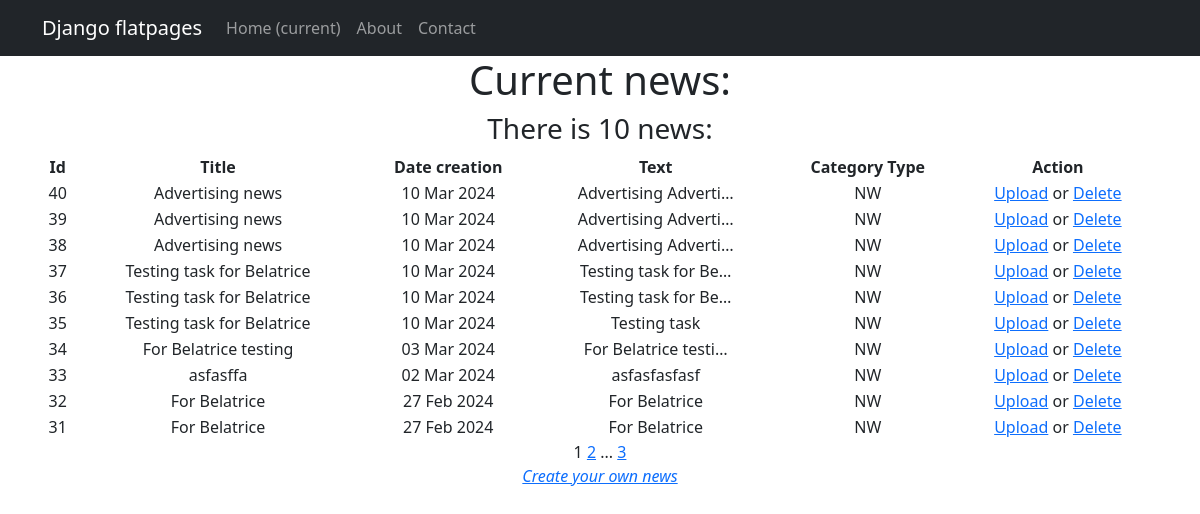
The page /news/ on the database as committed earlier.
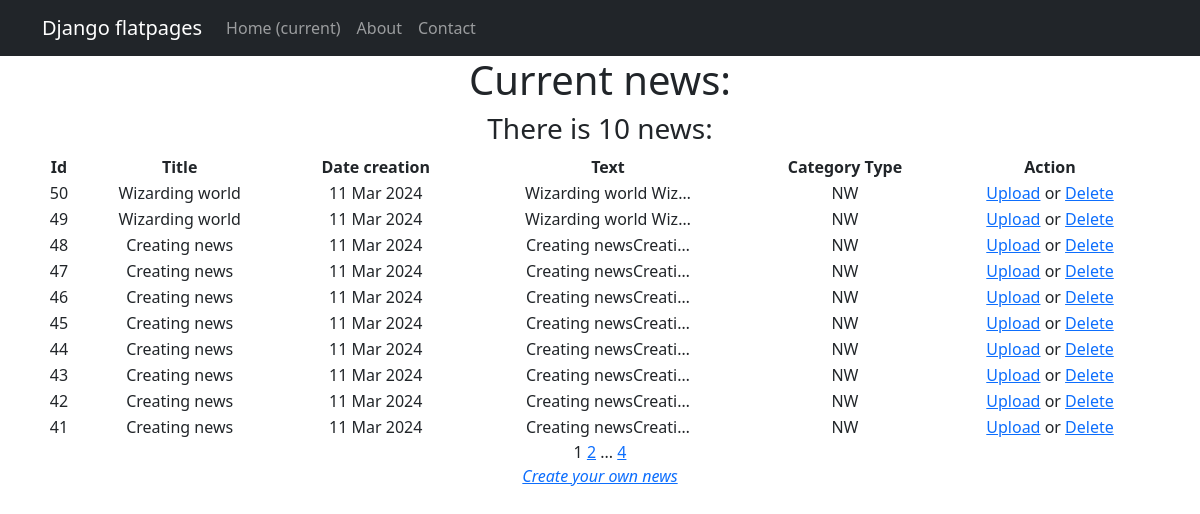
The same page on the database as committed later.
### newapp/models.py (models this page shows, shortened)
class Post(models.Model):# содержать в себе статьи и новости, которые создают пользователи
    author = models.ForeignKey(Author, on_delete = models.CASCADE)# связь «один ко многим» с моделью Author;
    News = 'NW'# новость
    Article = 'AR'# статья
    CATEGORY_CHOICES = (
        (News, 'Новость'),
        (Article, 'Статья')
    )
    categoryType = models.CharField(max_length = 2, choices = CATEGORY_CHOICES, default = Article)# поле с выбором — «статья» или «новость»;
    dateCreation = models.DateTimeField(auto_now_add = True)# автоматически добавляемая дата и время создания;
    postCategory = models.ManyToManyField(Category, through= 'PostCategory')# связь «многие ко многим» с моделью Category (с дополнительной моделью PostCategory);
    title = models.CharField(max_length= 128) # заголовок статьи/новости;
    text = models.TextField() # текст статьи/новости;
    rating = models.SmallIntegerField(default=0)# рейтинг статьи/новости.

### newapp/views.py (the view)
# urls.py: path('', NewsList.as_view(), name='news_list'),
class NewsList(ListView):
    model = Post
    ordering = '-dateCreation'
    template_name = 'news_list.html'
    context_object_name = 'news_list'
    paginate_by = 10  # вот так мы можем указать количество записей на странице

### newapp/templatetags/custom_filters.py (called while the page is built)
@register.filter()
def censor(value):
    for word in censor_list:
        value = value.replace(word[1:], '*' * len(word[1:])) #Строковый метод str.replace(old, new[, count]) вернет копию строки,
    return value # Возвращаемое функцией значение подставится в шаблон.

### newapp/templates/news_list.html (shortened to what this page needs)
{% extends 'flatpages/default.html' %}
{% load custom_filters %}
{% block content %}
<h1>Current news:</h1>
<h3>There is {{news_list|length}} news:</h3>
{% if news_list %}
    <table width="100%">
        <tr>
            <td> <b>Id </b> </td>
            <td> <b>Title </b> </td>
            <td> <b>Date creation</b> </td>
            <td> <b>Text</b> </td>
            <td> <b>Category Type</b> </td>
            <td> <b>Action</b> </td>
        </tr>
           {% for one_news in news_list %}
           <tr>
               <td>{{ one_news.id}}</td>
               <td>{{ one_news.title|censor }}</td>
               <td>{{ one_news.dateCreation|date:"d M Y"}}</td>
               <td>{{ one_news.text|truncatechars:20|censor}}</td>
               <td>{{ one_news.categoryType}}</td>
               <td><a href="{% url 'news_update' one_news.id %}">Upload</a> or <a href="{% url 'news_delete' one_news.id %}">Delete</a></td>
           </tr>
           {% endfor %}
    </table>
{% else %}
       <h2>No current news!</h2>
{% endif %}
   {{ page_obj.number }}
   {% if page_obj.has_next %}
       <a href="?page={{ page_obj.next_page_number }}">{{ page_obj.next_page_number }}</a>
       {% if paginator.num_pages != page_obj.next_page_number %}
           ...
           <a href="?page={{ page_obj.paginator.num_pages }}">{{ page_obj.paginator.num_pages }}</a>
       {% endif %}
   {% endif %}
<footer> <i><a href="{% url 'news_create'%}">Create your own news</a></i></footer>
{% endblock content%}

Rows that differ between the two databases and show on the page:
no longer on this page (row unchanged): Post: id "40", title|censor "Advertising news", dateCreation "10 Mar 2024", text|censor "Advertising Adverti…", categoryType "NW"
no longer on this page (row unchanged): Post: id "39", title|censor "Advertising news", dateCreation "10 Mar 2024", text|censor "Advertising Adverti…", categoryType "NW"
no longer on this page (row unchanged): Post: id "38", title|censor "Advertising news", dateCreation "10 Mar 2024", text|censor "Advertising Adverti…", categoryType "NW"
no longer on this page (row unchanged): Post: id "37", title|censor "Testing task for Belatrice", dateCreation "10 Mar 2024", text|censor "Testing task for Be…", categoryType "NW"
no longer on this page (row unchanged): Post: id "36", title|censor "Testing task for Belatrice", dateCreation "10 Mar 2024", text|censor "Testing task for Be…", categoryType "NW"
no longer on this page (row unchanged): Post: id "35", title|censor "Testing task for Belatrice", dateCreation "10 Mar 2024", text|censor "Testing task", categoryType "NW"
no longer on this page (row unchanged): Post: id "34", title|censor "For Belatrice testing", dateCreation "03 Mar 2024", text|censor "For Belatrice testi…", categoryType "NW"
no longer on this page (row unchanged): Post: id "33", title|censor "asfasffa", dateCreation "02 Mar 2024", text|censor "asfasfasfasf", categoryType "NW"
no longer on this page (row unchanged): Post: id "32", title|censor "For Belatrice", dateCreation "27 Feb 2024", text|censor "For Belatrice", categoryType "NW"
no longer on this page (row unchanged): Post: id "31", title|censor "For Belatrice", dateCreation "27 Feb 2024", text|censor "For Belatrice", categoryType "NW"
added Post: id "50", title|censor "Wizarding world", dateCreation "11 Mar 2024", text|censor "Wizarding world Wiz…", categoryType "NW"
added Post: id "49", title|censor "Wizarding world", dateCreation "11 Mar 2024", text|censor "Wizarding world Wiz…", categoryType "NW"
added Post: id "48", title|censor "Creating news", dateCreation "11 Mar 2024", text|censor "Creating newsCreati…", categoryType "NW"
added Post: id "47", title|censor "Creating news", dateCreation "11 Mar 2024", text|censor "Creating newsCreati…", categoryType "NW"
added Post: id "46", title|censor "Creating news", dateCreation "11 Mar 2024", text|censor "Creating newsCreati…", categoryType "NW"
added Post: id "45", title|censor "Creating news", dateCreation "11 Mar 2024", text|censor "Creating newsCreati…", categoryType "NW"
added Post: id "44", title|censor "Creating news", dateCreation "11 Mar 2024", text|censor "Creating newsCreati…", categoryType "NW"
added Post: id "43", title|censor "Creating news", dateCreation "11 Mar 2024", text|censor "Creating newsCreati…", categoryType "NW"
added Post: id "42", title|censor "Creating news", dateCreation "11 Mar 2024", text|censor "Creating newsCreati…", categoryType "NW"
added Post: id "41", title|censor "Creating news", dateCreation "11 Mar 2024", text|censor "Creating newsCreati…", categoryType "NW"
Other text that changed with them:
{{ page_obj.paginator.num_pages }}: "3" → "4"
